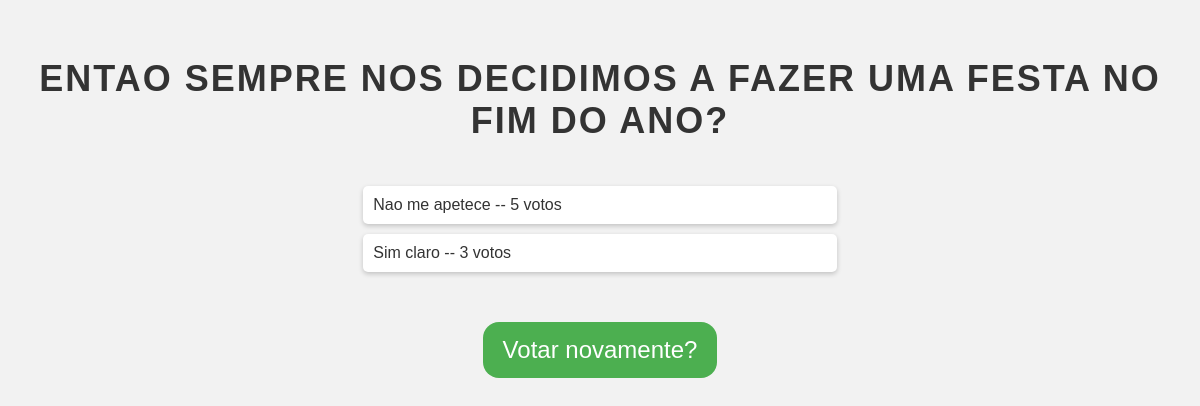
Before: /votacao/1/resultados with the older database file.
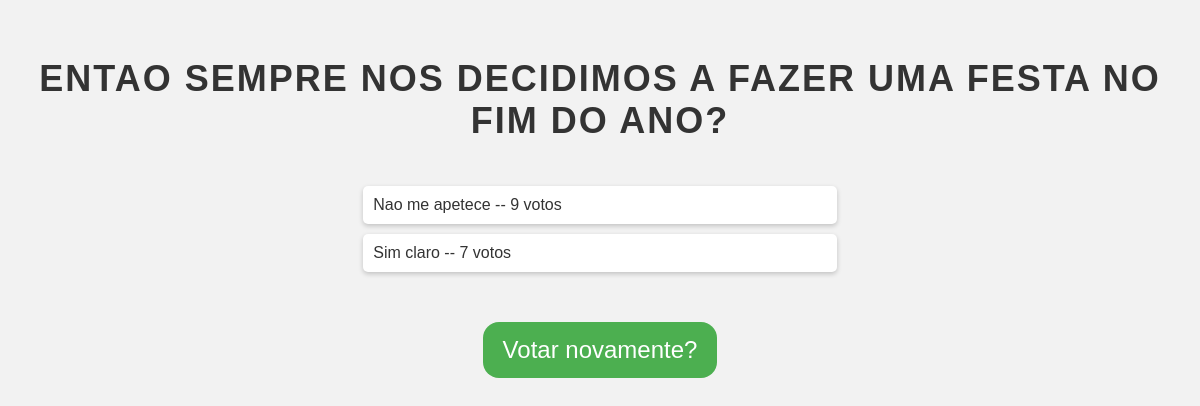
After: the same page with the newer database file.
### votacao/models.py (models this page shows, shortened)
class Opcao(models.Model):
    questao = models.ForeignKey(Questao, on_delete=models.CASCADE)
    opcao_texto = models.CharField(max_length=200)
    votos = models.IntegerField(default=0)

### votacao/views.py (the view)
# urls.py: path('<int:questao_id>/resultados', views.resultados, name='resultados'),
def resultados(request, questao_id):
    questao = get_object_or_404(Questao, pk=questao_id)
    return render(request, 'votacao/resultados.html', {'questao': questao})

### templates/votacao/resultados.html (shortened to what this page needs)
<!DOCTYPE html>
<html>
<head>
</head>
<body>
	<h1>{{ questao.questao_texto }}</h1>
	<ul>
		{% for opcao in questao.opcao_set.all %}
			<li>{{ opcao.opcao_texto }} -- {{ opcao.votos }} voto{{ opcao.votos|pluralize }}</li>
		{% endfor %}
	</ul>
	<a href="{% url 'votacao:detalhe' questao.id %}"><button>Votar novamente?</button></a>
</body>
</html>

Changed rows visible on the page:
changed Opcao "Nao me apetece": votos "5" → "9"
changed Opcao "Sim claro": votos "3" → "7"
